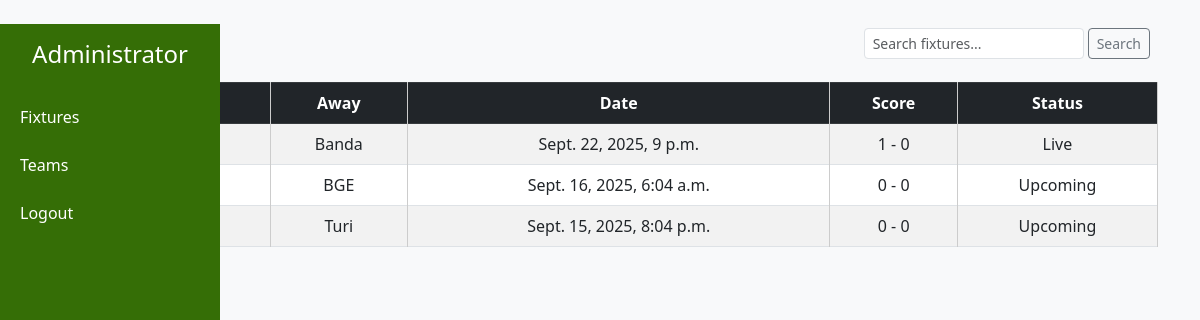
Page /current-fixtures/ on the committed database.
### fixtureadmin/models.py (models this page shows, shortened)
class Fixture(models.Model):
    STATUS_CHOICES = [
        ('upcoming', 'Upcoming'),
        ('live', 'Live'),
        ('finished', 'Finished'),
    ]
    home_team = models.ForeignKey(Teams, on_delete=models.CASCADE, related_name="home_fixtures")
    away_team = models.ForeignKey(Teams, on_delete=models.CASCADE, related_name="away_fixtures")
    match_date = models.DateTimeField()
    home_score = models.IntegerField(default=0)
    away_score = models.IntegerField(default=0)
    status = models.CharField(max_length=10, choices=STATUS_CHOICES, default='upcoming')

### teams/models.py (models this page shows)
class Teams(models.Model):
    team_name = models.CharField(max_length=200, blank=True)
    age_group = models.CharField(max_length=200, blank=True)
    gender = models.CharField(max_length=15, blank=True)
    sport = models.CharField(max_length=15, blank=True)
    coach = models.CharField(max_length=15, blank=True)
    email = models.EmailField(unique=False)
    added_on = models.DateTimeField(auto_now_add=True)
    def __str__(self):
        return self.team_name

### fixtureadmin/views.py (the view)
# urls.py: path('current-fixtures/', views.currrent_fixtures, name='current-fixtures'),
def currrent_fixtures(request):
    fixtures = Fixture.objects.all().order_by('-match_date')
    return render(request, 'base/admin_dashboard.html', {'fixtures': fixtures})

### templates/base/admin_dashboard.html (shortened to what this page needs)
<!DOCTYPE html>
<html lang="en">
<head>
  <link href="https://cdn.jsdelivr.net/npm/bootstrap@5.3.0/dist/css/bootstrap.min.css" rel="stylesheet">
</head>
<body>
  <div class="sidebar">
    <h4 class="text-white text-center mb-4"> Administrator </h4>
    <a href="{% url 'current-fixtures' %}">Fixtures</a>
    <a href="{% url 'current-teams' %}">Teams</a>
    <a href="{% url 'logout' %}">Logout</a>
  </div>
<div class="container mt-4">
    {% block content %}
  <div class="d-flex justify-content-between align-items-center mb-3">
        <h2 class="mb-0">Fixtures</h2>
        <div class="d-flex">
            <form class="d-flex me-2" method="GET" action="">
                <input type="text" name="q" class="form-control form-control-sm" placeholder="Search fixtures..." value="{{ request.GET.q }}">
                <button type="submit" class="btn btn-sm btn-outline-secondary ms-1">Search</button>
            </form>
        </div>
    </div>
 <table class="table table-bordered table-striped">
 <thead class="table-dark">
  <tr>
    <th>Home</th>
    <th>Away</th>
    <th>Date</th>
    <th>Score</th>
    <th>Status</th>
  </tr>
  </thead>
  <tbody>
  {% for fixture in fixtures %}
  <tr>
    <td>{{ fixture.home_team }}</td>
    <td>{{ fixture.away_team }}</td>
    <td>{{ fixture.match_date }}</td>
    <td>{{ fixture.home_score }} - {{ fixture.away_score }}</td>
    <td>{{ fixture.get_status_display }}</td>
  </tr>
  {% empty %}
  <tr><td colspan="6">No fixtures available.</td></tr>
  {% endfor %}
  </tbody>
</table>
    {% endblock %}
  </div>
</body>
</html>

### templates/base/admin_dashboard.html (style rules this page uses)
body { background-color: #f8f9fa; }
.sidebar { height: 100vh; background-color: #356e06; padding-top: 1rem; position: fixed; width: 220px; }
.sidebar a { color: #ffffff; display: block; padding: 0.75rem 1.25rem; text-decoration: none; }
h2 { text-align: center; }
table { width: 100%; border-collapse: collapse; margin-top: 20px; }
th, td { border: 1px solid #ccc; padding: 10px; text-align: center; }
th { background-color: #f4f4f4; }

### rows in the picture
Fixture: away_team "Banda", match_date "Sept. 22, 2025, 9 p.m.", home_score "1", away_score "0", status "Live"
Fixture: away_team "BGE", match_date "Sept. 16, 2025, 6:04 a.m.", home_score "0", away_score "0", status "Upcoming"
Fixture: away_team "Turi", match_date "Sept. 15, 2025, 8:04 p.m.", home_score "0", away_score "0", status "Upcoming"
